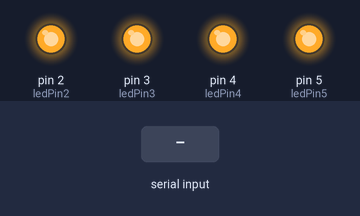
A sketch run on a simulated Arduino Uno, built with avr-gcc and run on an emulated ATmega328P. Parts: output pins drawn as LEDs (lit = HIGH). The inputs (shaded band) are chosen by the test bench. What the sketch prints to the serial monitor is not drawn.

Above: at 1.2 s.
1.3 s: "A" received over Serial
At 2.0 s:
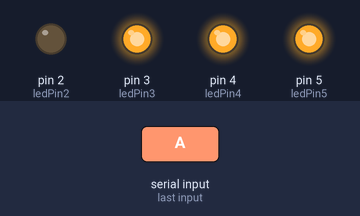
2.8 s: "B" received over Serial
At 3.7 s:
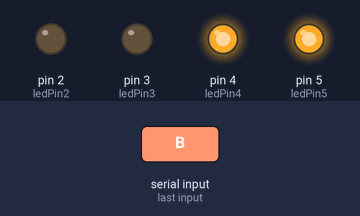
4.3 s: "a" received over Serial
At 4.8 s:
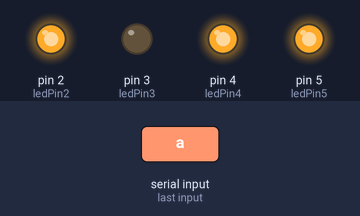
5.8 s: "C" received over Serial
At 7.0 s:
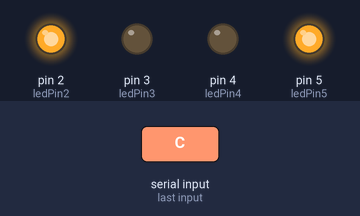
7.3 s: "b" received over Serial
At 8.2 s:
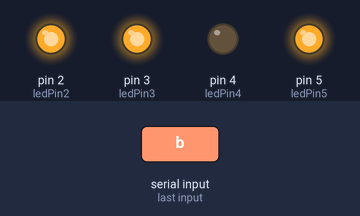
8.8 s: "D" received over Serial
At 9.2 s:
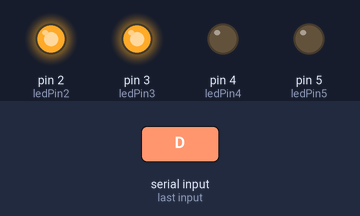
Timing chart, 0 to 11.3 s (numbered marks = the images above; inputs shaded):
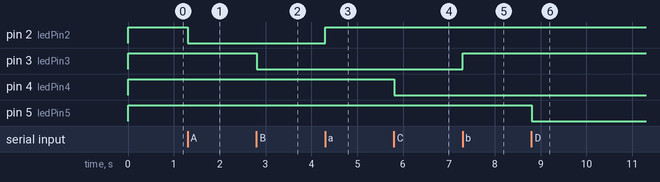

The sketch:

HOME_APPLIANCE.ino
```cpp
    int ledPin2 = 2;
    int ledPin3 = 3;
    int ledPin4 = 4;
    int ledPin5 = 5;
    char state;

    void setup() {
    Serial.begin(9600);
    /* OUTPUT PINS */
    pinMode(ledPin2,OUTPUT);
    pinMode(ledPin3,OUTPUT);
    pinMode(ledPin4,OUTPUT);
    pinMode(ledPin5,OUTPUT);


    /* SET OUTPUT PINS TO HIGH *//*THE PIN IS AT 3.3 V*//*in this state it can source current,that is connected through a series to ground*/
    digitalWrite(ledPin2, HIGH);
    digitalWrite(ledPin3, HIGH);
    digitalWrite(ledPin4, HIGH);
    digitalWrite(ledPin5, HIGH);

    }

    void loop() {
    /* put your main code here, to run repeatedly: */
    /*reply only when you recieve data*/
  if(Serial.available()>0)/*it will only send data when the received data is greater than 0*/
  {
  Serial.print(state); /*return size*//*prints the data*/
    state = Serial.read();

    }
        switch(state)
        {
        case 'A':
            digitalWrite(ledPin2, LOW);
            Serial.print("LED 2 ON");
            break;
        case 'a':
            digitalWrite(ledPin2, HIGH);
            Serial.print("LED 2 OFF");
            break;
        case 'B':
            digitalWrite(ledPin3, LOW);
            Serial.print("LED 3 ON");
            break;
        case 'b':
            digitalWrite(ledPin3, HIGH);
            Serial.print("LED 3 OFF");
            break;
        case 'C':
            digitalWrite(ledPin4, LOW);
            Serial.print("LED 4 ON");
            break;
        case 'c':
            digitalWrite(ledPin4, HIGH);
            Serial.print("LED 4 OFF");
            break;
        case 'D':
            digitalWrite(ledPin5, LOW);
            Serial.print("LED 5 ON");
            break;
        case 'd':
            digitalWrite(ledPin5, HIGH);
            Serial.print("LED 5 OFF");
            break;

        }
    }
```

Measured:
- after the input at 1.3 s, pin 2 (ledPin2): HIGH → LOW at once
- after the input at 2.8 s, pin 3 (ledPin3): HIGH → LOW at once
- after the input at 4.3 s, pin 2 (ledPin2): LOW → HIGH at once
- after the input at 5.8 s, pin 4 (ledPin4): HIGH → LOW at once
- after the input at 7.3 s, pin 3 (ledPin3): LOW → HIGH at once
- after the input at 8.8 s, pin 5 (ledPin5): HIGH → LOW at once
